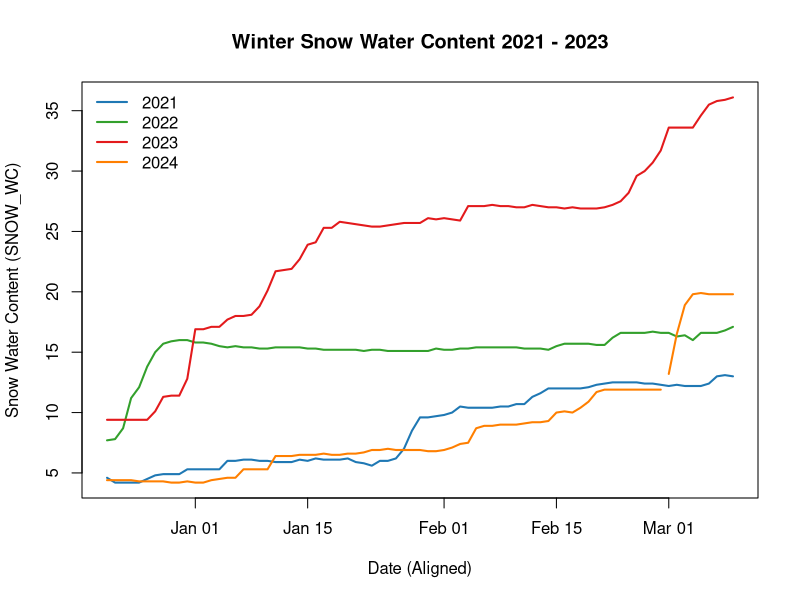
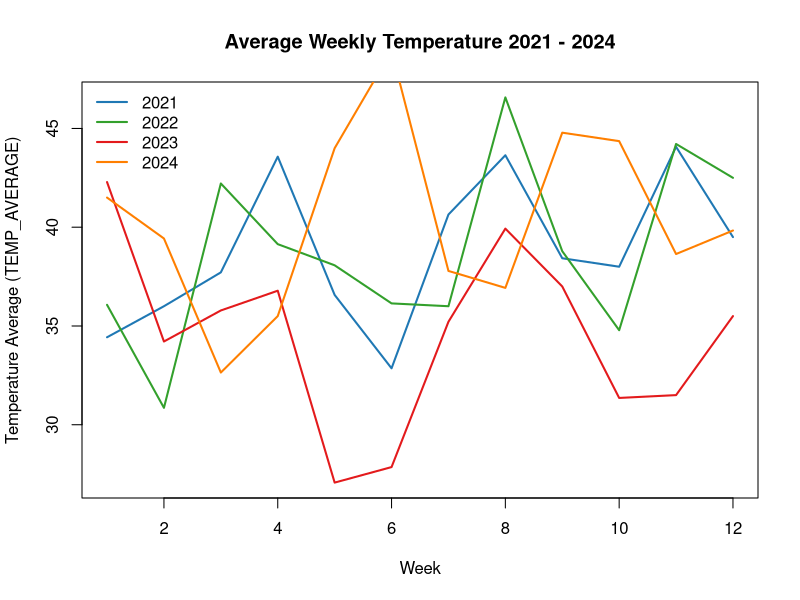
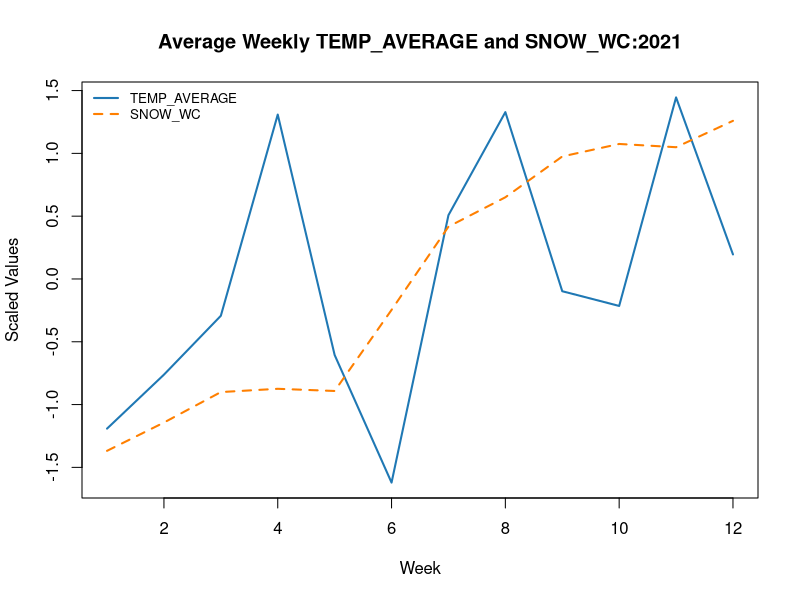
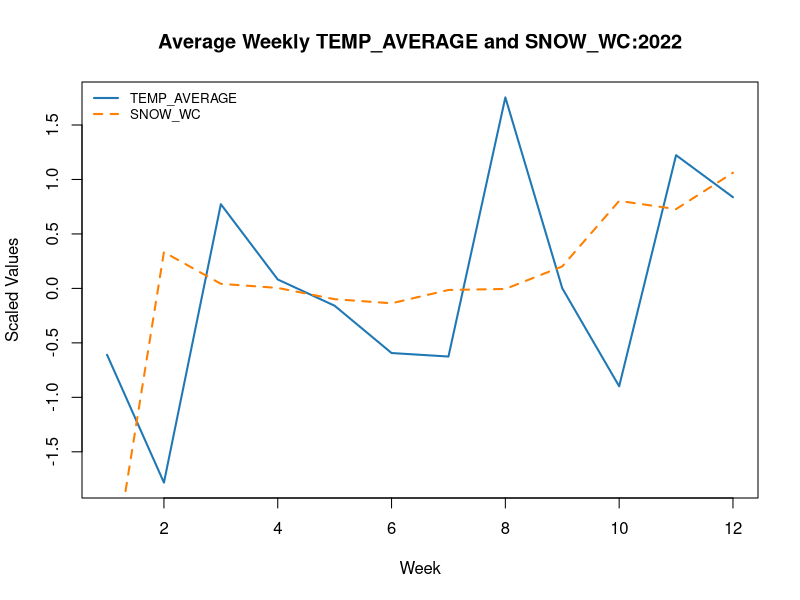
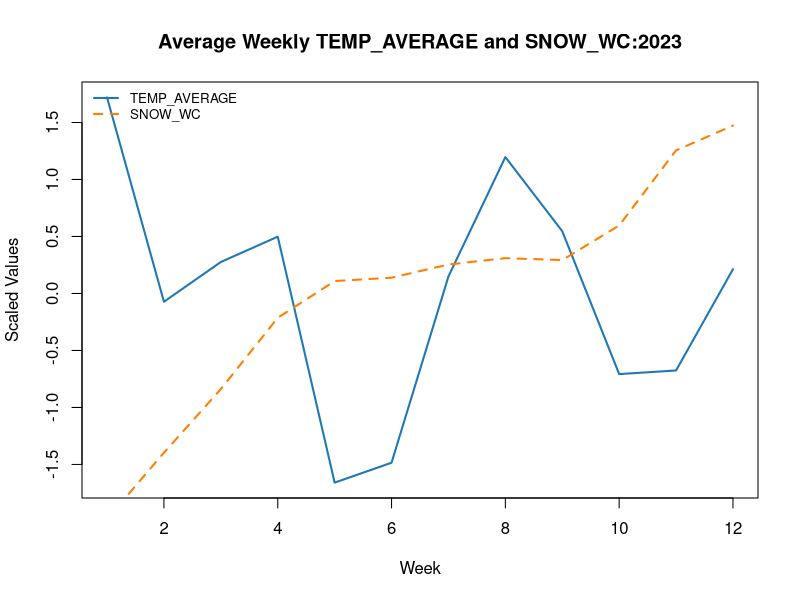
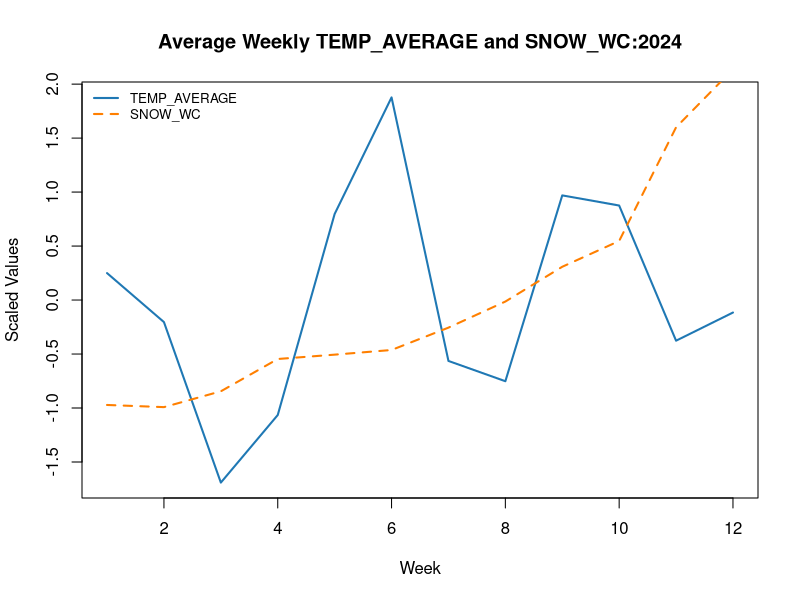
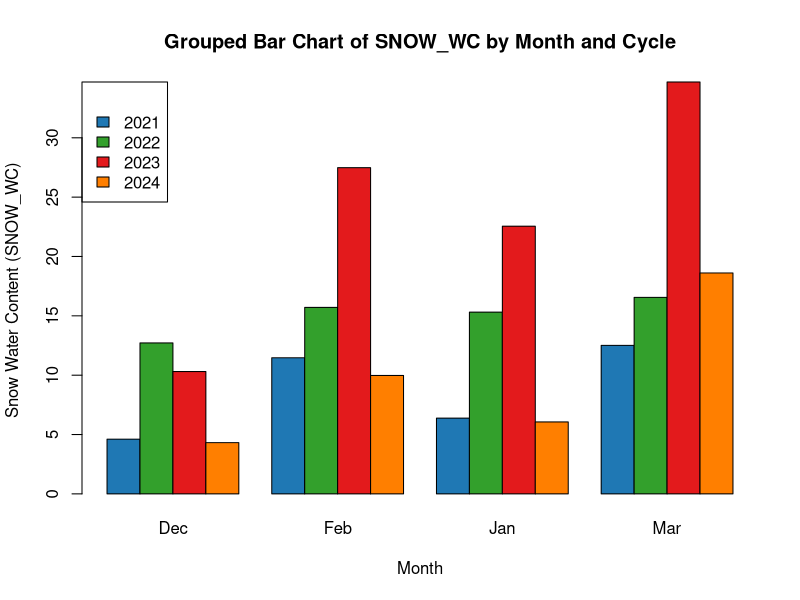
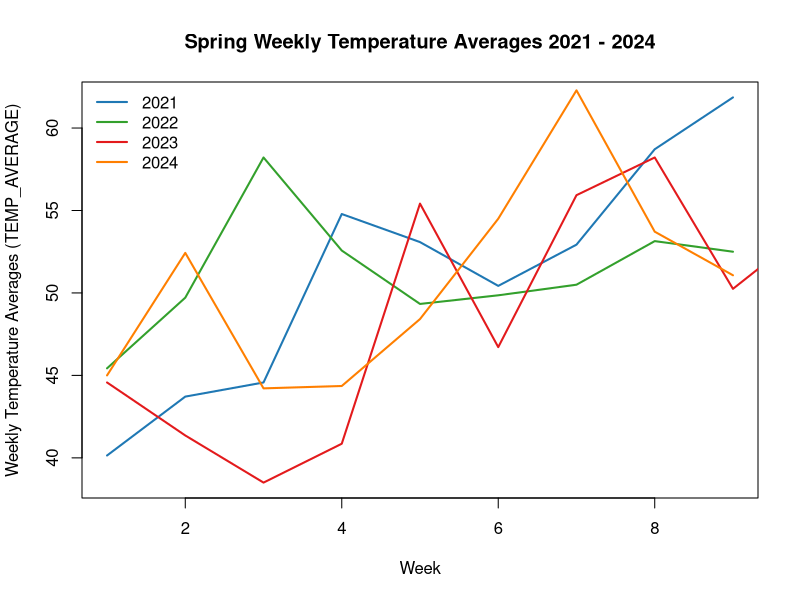

The R script that drew these images, in order:
################################################################################
### Weather Analysis ###
################################################################################

### Setup ###
################################################################################
library(readr)
library(tidyr)

df <- read_csv("WeatherData_20250222.csv")

w <- subset(df,df$SEASON=="Winter")
s <- subset(df,df$SEASON=="Spring")
f <- subset(df,df$SEASON=="Fall")

w$DATE <- as.Date(w$DATE, format="%Y-%m-%d")
s$DATE <- as.Date(s$DATE, format="%Y-%m-%d")
f$DATE <- as.Date(f$DATE, format="%Y-%m-%d")

for (year in 2021:2024) {
  f_year <- subset(f, f$YEAR == year)
  w_year <- subset(w, w$YEAR == year)
  s_year <- subset(s, s$YEAR == year)
  f_year$CYCLE_DATE <- as.Date(paste("2001", format(f_year$DATE, "%m-%d"), 
                                     sep = "-"))
  w_year$CYCLE_DATE <- 0
  s_year$CYCLE_DATE <- as.Date(paste("2001", format(s_year$DATE, "%m-%d"), 
                                     sep = "-"))
  
  w_year$CYCLE_DATE[w_year$MONTH == "Dec"] <- 
    as.Date(paste("2000", format(
      w_year$DATE[w_year$MONTH == "Dec"], "%m-%d"), sep = "-"))
  
  w_year$CYCLE_DATE[w_year$MONTH != "Dec"] <- 
    as.Date(paste("2001", format(
      w_year$DATE[w_year$MONTH != "Dec"], "%m-%d"), sep = "-"))
  
  w_year$CYCLE_DATE <- as.Date(w_year$CYCLE_DATE, origin = "1970-01-01")
  
  w_weekly <- aggregate(cbind(SNOW_WC, TEMP_AVERAGE) ~ WEEK, data = w_year, mean)
  w_weekly$CYCLE_WEEK <- c(1:nrow(w_weekly))
  
  s_weekly <- aggregate(cbind(SNOW_WC, TEMP_AVERAGE) ~ WEEK, data = s_year, mean)
  s_weekly$CYCLE_WEEK <- c(1:nrow(s_weekly))
  
  f_weekly <- aggregate(cbind(SNOW_WC, TEMP_AVERAGE) ~ WEEK, data = f_year, mean)
  f_weekly$CYCLE_WEEK <- c(1:nrow(f_weekly))
  
  assign(paste0("f_", year), f_year)
  assign(paste0("w_", year), w_year)
  assign(paste0("s_", year), s_year)
  assign(paste0("w_weekly_", year), w_weekly)
  assign(paste0("s_weekly_", year), s_weekly)
  assign(paste0("f_weekly_", year), f_weekly)
  rm(w_year,f_year,s_year,year,w_weekly,s_weekly,f_weekly)
}
colors <- c("#1f78b4", "#33a02c", "#e31a1c", "#ff7f00") 

#### Plots ####
################################################################################


################################# WINTER #######################################
#Time Series Overlay of Winter Snow
plot(w_2021$CYCLE_DATE, w_2021$SNOW_WC, type = "l", 
     xlab = "Date (Aligned)", ylab = "Snow Water Content (SNOW_WC)", 
     main = "Winter Snow Water Content 2021 - 2023", col = colors[1], lwd = 2,
     ylim = c(min(w_2024$SNOW_WC), max(w_2023$SNOW_WC)))
lines(w_2022$CYCLE_DATE, w_2022$SNOW_WC, col = colors[2], lwd = 2)
lines(w_2023$CYCLE_DATE, w_2023$SNOW_WC, col = colors[3], lwd = 2)
lines(w_2024$CYCLE_DATE, w_2024$SNOW_WC, col = colors[4], lwd = 2)
legend("topleft", legend = c("2021", "2022", "2023", "2024"), 
       col = colors, lwd = 2, bty = "n")

#Time Series Overlay of Temperature
plot(w_weekly_2021$CYCLE_WEEK, w_weekly_2021$TEMP_AVERAGE, type = "l", 
     xlab = "Week", ylab = "Temperature Average (TEMP_AVERAGE)", 
     main = "Average Weekly Temperature 2021 - 2024", 
     col = colors[1], lwd = 2,
     ylim = c(min(w_weekly_2023$TEMP_AVERAGE), max(w_weekly_2022$TEMP_AVERAGE)))
lines(w_weekly_2022$CYCLE_WEEK, w_weekly_2022$TEMP_AVERAGE, col = colors[2], lwd = 2)
lines(w_weekly_2023$CYCLE_WEEK, w_weekly_2023$TEMP_AVERAGE, col = colors[3], lwd = 2)
lines(w_weekly_2024$CYCLE_WEEK, w_weekly_2024$TEMP_AVERAGE, col = colors[4], lwd = 2)
legend("topleft", legend = c("2021", "2022", "2023", "2024"), 
       col = colors, lwd = 2, bty = "n")

# Temperature to Snow Water Content (scaled)
for (year in 2021:2024) {
  plot(get(paste0("w_weekly_", year))$CYCLE_WEEK, 
       scale(get(paste0("w_weekly_", year))$TEMP_AVERAGE), type = "l", 
       col = colors[1], lwd = 2, 
       xlab = "Week", ylab = "Scaled Values", 
       main = paste0("Average Weekly TEMP_AVERAGE and SNOW_WC:", year))
  lines(get(paste0("w_weekly_", year))$CYCLE_WEEK, 
        scale(get(paste0("w_weekly_", year))$SNOW_WC), col = colors[4],  
        lty = 2, lwd = 2)
  legend("topleft", legend = c("TEMP_AVERAGE", "SNOW_WC"), 
         col = c(colors[1], colors[4]), lty = c(1, 2), lwd = 2, bty = "n", 
         cex = 0.8)
}
rm(year)

aggregated_data <- aggregate(SNOW_WC ~ MONTH + YEAR, data = w, 
                             FUN = mean, na.rm = TRUE)
reshaped_data <- reshape(aggregated_data, timevar = "YEAR", 
                         idvar = "MONTH", direction = "wide")
rownames(reshaped_data) <- reshaped_data$MONTH
reshaped_data <- reshaped_data[, -1]
data_matrix <- t(reshaped_data)
barplot(as.matrix(data_matrix), beside = TRUE, col = 
          colors, 
        legend.text = c("2021", "2022", "2023", "2024"), 
        args.legend = list(title = "", x = "topleft"),
        main = "Grouped Bar Chart of SNOW_WC by Month and Cycle", 
        xlab = "Month", ylab = "Snow Water Content (SNOW_WC)", 
        names.arg = colnames(data_matrix))
rm(aggregated_data, data_matrix, reshaped_data)

################################ SPRING ########################################

plot(s_weekly_2021$CYCLE_WEEK, s_weekly_2021$TEMP_AVERAGE, type = "l", 
     xlab = "Week", ylab = "Weekly Temperature Averages (TEMP_AVERAGE)", 
     main = "Spring Weekly Temperature Averages 2021 - 2024", 
     col = colors[1], lwd = 2,
     ylim = c(min(s_weekly_2023$TEMP_AVERAGE), max(s_weekly_2021$TEMP_AVERAGE)))
lines(s_weekly_2022$CYCLE_WEEK, s_weekly_2022$TEMP_AVERAGE, col = colors[2], lwd = 2)
lines(s_weekly_2023$CYCLE_WEEK, s_weekly_2023$TEMP_AVERAGE, col = colors[3], lwd = 2)
lines(s_weekly_2024$CYCLE_WEEK, s_weekly_2024$TEMP_AVERAGE, col = colors[4], lwd = 2)
legend("topleft", legend = c("2021", "2022", "2023", "2024"), 
       col = colors, lwd = 2, bty = "n")

################################# FALL #########################################

plot(f_weekly_2021$CYCLE_WEEK, f_weekly_2021$TEMP_AVERAGE, type = "l", 
     xlab = "Week", ylab = "Weekly Temperature Averages (TEMP_AVERAGE)", 
     main = "Fall Weekly Temperature Averages 2021 - 2024", 
     col = colors[1], lwd = 2,
     ylim = c(min(f_weekly_2021$TEMP_AVERAGE), max(f_weekly_2022$TEMP_AVERAGE)))
lines(f_weekly_2022$CYCLE_WEEK, f_weekly_2022$TEMP_AVERAGE, col = colors[2], lwd = 2)
lines(f_weekly_2023$CYCLE_WEEK, f_weekly_2023$TEMP_AVERAGE, col = colors[3], lwd = 2)
lines(f_weekly_2024$CYCLE_WEEK, f_weekly_2024$TEMP_AVERAGE, col = colors[4], lwd = 2)
legend("bottomleft", legend = c("2021", "2022", "2023", "2024"), 
       col = colors, lwd = 2, bty = "n")

################################# STATS #########################################

corTable <- data.frame(
  Year = 2021:2024,
  Fall = numeric(length(2021:2024)),
  Winter = numeric(length(2021:2024)),
  Spring = numeric(length(2021:2024)) 
)

for (year in 2021:2024) {
  
  corTable[corTable$Year == year, "Fall"] <-  cor(get(paste0("f_", year))$TEMP_AVERAGE, get(paste0("f_", year))$SNOW_WC)
  corTable[corTable$Year == year, "Winter"] <- cor(get(paste0("w_", year))$TEMP_AVERAGE, get(paste0("w_", year))$SNOW_WC)
  corTable[corTable$Year == year, "Spring"] <- cor(get(paste0("s_", year))$TEMP_AVERAGE, get(paste0("s_", year))$SNOW_WC)
  
}

knitr::kable(corTable, caption = "Correlation Matrix SNOW_WC ~ TEMP_AVERAGE")
knitr::kable(TukeyHSD(aov(TEMP_AVERAGE ~ factor(YEAR), data = f))[["factor(YEAR)"]], caption = "TukeyHSD Fall (TEMP_AVERAGE ~ factor(YEAR))")
knitr::kable(TukeyHSD(aov(TEMP_AVERAGE ~ factor(YEAR), data = w))[["factor(YEAR)"]], caption = "TukeyHSD Winter (TEMP_AVERAGE ~ factor(YEAR))")
knitr::kable(TukeyHSD(aov(TEMP_AVERAGE ~ factor(YEAR), data = s))[["factor(YEAR)"]], caption = "TukeyHSD Spring (TEMP_AVERAGE ~ factor(YEAR))")
